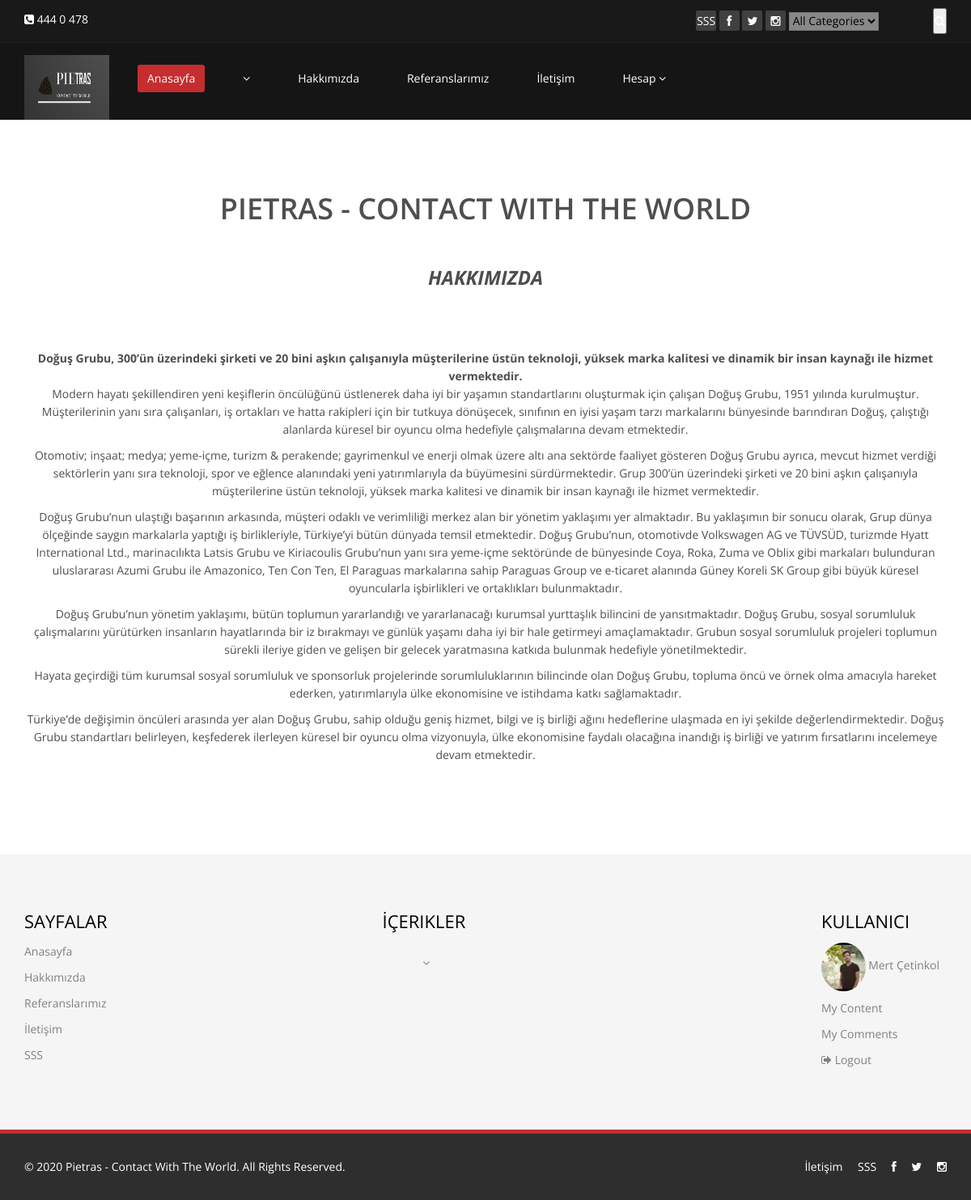
Page /hakkimizda (signed in) on the committed database.
### Home/models.py (models this page shows, shortened)
class Setting(models.Model):
    STATUS =(
        ('True', 'Evet'),
        ('False', 'Hayır'),
    )
    title = models.CharField(max_length=150)
    keywords = models.CharField(max_length=200)
    description = models.CharField(max_length=200)
    company = models.CharField(max_length=50)
    address = models.CharField(blank=True, max_length=150)
    phone = models.CharField(blank=True,max_length=15)
    fax = models.CharField(blank=True, max_length=15)
    email = models.CharField(blank=True, max_length=50)
    map = models.TextField(blank=True)
    smtpserver = models.CharField(blank=True, max_length=20)
    smtpemail = models.CharField(blank=True, max_length=20)
    smtppassword = models.CharField(blank=True, max_length=20)
    smtpport = models.CharField(blank=True, max_length=5)
    icon = models.ImageField(blank=True, upload_to='images/')
    facebook = models.CharField(max_length=50)
    twitter = models.CharField(max_length=50)
    instagram = models.CharField(max_length=50)
    aboutus = RichTextUploadingField(blank=True)
    contactus = RichTextUploadingField(blank=True)
    references = RichTextUploadingField(blank=True)
    status = models.CharField(max_length=10, choices=STATUS)
    created_at = models.DateTimeField(auto_now_add=True)
    updated_at = models.DateTimeField(auto_now=True)

class UserProfile(models.Model):
    user = models.OneToOneField(User, on_delete=models.CASCADE)
    phone = models.CharField(max_length=15)
    adress = models.CharField(max_length=150)
    city = models.CharField(max_length=150)
    country = models.CharField(max_length=150)
    image = models.ImageField(blank=True, upload_to='images/users/')
    def image_tag(self):
        return mark_safe('<img src="{}" height="50"/>'.format(self.image.url))
    image_tag.short_description = 'Image'

### Home/views.py (the view)
# urls.py: path('hakkimizda', views.hakkimizda, name='hakkimizda'),
def hakkimizda(request):
    category = Category.objects.all()
    setting = Setting.objects.get(pk=1)
    context = {'setting': setting,
               'category': category,
               }
    return render(request, 'hakkimizda.html', context)

### Home/templates/hakkimizda.html (shortened to what this page needs)
{% extends 'homebase.html' %}
{% load static %}
{% block body%}
 <section id="error" class="container text-center">
    <h1>{{ setting.company |safe }}</h1><br><br>
        {{ setting.aboutus |safe }}
    </section>
{% endblock %}

### Home/templates/header.html (shortened to what this page needs)
{% load static %}
<header id="header">
    <div class="top-bar">
        <div class="container">
            <div class="row">
                <div class="col-sm-6 col-xs-4">
                    <div class="top-number"><p><i class="fa fa-phone-square"></i>  {{ setting.phone}}</p></div>
                </div>
                <div class="col-sm-6 col-xs-8">
                    <div class="social">
                        <ul class="social-share">
                            <li><a href="/SSS"> SSS</a></li>
                            <li><a href="{{ setting.facebook}}"><i class="fa fa-facebook"></i></a></li>
                            <li><a href="{{ setting.twitter}}"><i class="fa fa-twitter"></i></a></li>
                            <li><a href="{{ setting.instagram}}"><i class="fa fa-instagram"></i></a></li>
                        </ul>
                        <div class="search">
                            <form role="form" action="/search/" method="post">
                                {% load mptt_tags %}
                                <select style="background-color: #888888" name="catid" class="input search">
                                    <option value="0"> All Categories</option>
                                </select>
                                <input id="query" name="query" type="text" class="search-form" autocomplete="off" placeholder="Enter your Keywords">
                                <button class="search-btn"><i class="fa fa-search"></i></button>
                            </form>
                        </div>
                    </div>
                </div>
            </div>
        </div>
    </div>
    <nav class="navbar navbar-inverse" role="banner">
        <div class="container">
            <div class="navbar-header">
                <a class="navbar-brand" href="/"><img src="{% static 'images/logom1.png' %}" style="height: 60pt;width: 105px;" alt="logo"></a>
                <ul class="nav navbar-nav">
                    <li class="active"><a href="/">Anasayfa</a></li>
                    {% load mptt_tags %}
                    {% recursetree category %}
                        <li class="dropdown">
                            <a href="/category/{{ node.id }}/{{ node.slug }}" {% if not node.is_leaf_node %} class="dropdown" {% endif %}>{{ node.title }}  {% if not node.is_leaf_node %}<i class="fa fa-angle-down"></i>{% endif %}</a>
                        </li>
                    {% endrecursetree %}
                    <li><a href="/hakkimizda">Hakkımızda</a></li>
                    <li><a href="/referanslar">Referanslarımız</a></li>
                    <li><a href="/iletisim">İletişim</a></li>
                    {% if user.id is not None %}
                        <li class="dropdown">
                            <a href="#" class="dropdown-toggle" data-toggle="dropdown">Hesap  <i class="fa fa-angle-down"></i></a>
                        </li>
                    {% endif %}
                </ul>
            </div>
        </div>
    </nav>
</header>

### Home/templates/footer.html (shortened to what this page needs)
{% load static %}
<section id="bottom">
    <div class="container wow fadeInDown" data-wow-duration="1000ms" data-wow-delay="600ms">
        <div class="row">
            <div class="col-md-3 col-sm-8">
                <div class="widget">
                    <h3>Sayfalar</h3>
                    <ul>
                        <li class="active"><a href="/">Anasayfa</a></li>
                        <li><a href="/hakkimizda">Hakkımızda</a></li>
                        <li><a href="/referanslar">Referanslarımız</a></li>
                        <li><a href="/iletisim">İletişim</a></li>
                        <li><a href="/SSS"> SSS</a></li>
                    </ul>
                </div>
            </div>
            <div class="col-md-3 col-sm-8" style="margin-left: 150px">
                <div class="widget">
                    <h3>İçerikler</h3>
                    <ul class="nav navbar-nav">
                        {% load mptt_tags %}
                        {% recursetree category %}
                            <li class="dropdown">
                                <a href="/category/{{ node.id }}/{{ node.slug }}" {% if not node.is_leaf_node %} class="dropdown" {% endif %}>{{ node.title }}  {% if not node.is_leaf_node %}<i class="fa fa-angle-down"></i>{% endif %}</a>
                            </li>
                        {% endrecursetree %}
                </div>
            </div>
            <div style="margin-left: 1000px">
                <div class="widget">
                    <h3>Kullanıcı</h3>
                    {% if user.id is not None %}
                        <ul >
                            <li><a href="/user"><img src="{{ user.userprofile.image.url}}" height="60px" class="img-circle"> {{user.first_name}} {{user.last_name}} </a></li>
                            <li><a href="/user/mynews">My Content </a></li>
                            <li><a href="/user/comments/">My Comments </a></li>
                            <li><a href="/logout/"><i class="fa fa-sign-out"> </i>  Logout</a></li>
                        </ul>
                    {% else %}
                        <ul >
                            <li><a href="/login/"><i class="fa fa-unlock"> </i>  Login</a></li>
                            <li><a href="/register/"><i class="fa fa-sign-in"> </i>  Sign up</a></li>
                        </ul>
                    {% endif %}
                </div>
            </div>
        </div>
    </div>
</section>
<footer id="footer" class="midnight-blue">
    <div class="container">
        <div class="row">
            <div class="col-sm-6">
                &copy; 2020 <a target="_blank" href="/hakkimizda" title="The Best Content Producer Web Site of the World!">{{setting.company}}</a>. All Rights Reserved.
            </div>
            <div class="col-sm-6">
                <ul class="pull-right">
                    <li><a href="/iletisim">İletişim</a></li>
                    <li><a href="/SSS">SSS</a></li>
                    <li><a href="{{ setting.facebook}}"><i class="fa fa-facebook"></i></a></li>
                    <li><a href="{{ setting.twitter}}"><i class="fa fa-twitter"></i></a></li>
                    <li><a href="{{ setting.instagram}}"><i class="fa fa-instagram"></i></a></li>
                </ul>
            </div>
        </div>
    </div>
</footer>

### Home/static/css/main.css (style rules this page uses)
body { background: #fff; font-family: 'Open Sans', sans-serif; color:#4e4e4e; line-height: 22px; }
h1, h2, h3, h4, h5, h6 { font-weight: 600; font-family: 'Open Sans', sans-serif; color:#4e4e4e; }
h1 { font-size: 36px; color:#fff; }
h3 { font-size: 16px; color: #787878; font-weight: 400; line-height: 24px; }
a { color: #c52d2f; -webkit-transition: color 300ms, background-color 300ms; -moz-transition: color 300ms, background-color 300ms; -o-transition: color 300ms, background-color 300ms; transition: color 300ms, background-color 300ms; }
body > section { padding: 70px 0; }
#header .search { display: inline-block; }
.navbar>.container .navbar-brand { margin-left: 0; }
.top-bar { padding: 10px 0; background: #191919; border-bottom: 1px solid #222; line-height: 28px; }
.top-number { color: #fff; }
.top-number p { margin: 0 }
.social { text-align: right; }
.social-share { display: inline-block; list-style: none; padding: 0; margin: 0; }
ul.social-share li { display: inline-block; }
ul.social-share li a { display: inline-block; color: #fff; background: #404040; width: 25px; height: 25px; line-height: 25px; text-align: center; border-radius: 2px; }
.search i { color: #fff; }
input.search-form { background: transparent; border: 0 none; width: 60px; padding: 0 10px; color: #FFF; -webkit-transition: all 400ms; -moz-transition: all 400ms; -ms-transition: all 400ms; -o-transition: all 400ms; transition: all 400ms; }
.navbar-brand { padding: 0; margin:0; }
.navbar { border-radius: 0; margin-bottom: 0; background: #151515; padding: 15px 0; padding-bottom: 0; }
.navbar-nav { margin-top: 12px; }
.navbar-nav>li { margin-left: 35px; padding-bottom: 28px; }
.navbar-inverse .navbar-nav > li > a { padding: 5px 12px; margin: 0; border-radius: 3px; color: #fff; line-height: 24px; display: inline-block; }
.navbar-inverse { border: none; }
.navbar-inverse .navbar-brand { font-size: 36px; line-height: 50px; color: #fff; }
.navbar-inverse .navbar-nav > .active > a, .navbar-inverse .navbar-nav > .active > a:hover, .navbar-inverse .navbar-nav > .active > a:focus, .navbar-inverse .navbar-nav > .open > a, .navbar-inverse .navbar-nav > .open > a:hover, .navbar-inverse .navbar-nav > .open > a:focus { background-color: #c52d2f; color: #fff; }
.widget { margin-bottom: 60px; padding-left: 0; }
.widget h3 { color: #000; text-transform: uppercase; margin-bottom: 20px; }
#error h1 { color: #4e4e4e; text-transform: uppercase; }
#bottom { background: #f5f5f5; border-bottom: 5px solid #c52d2f; font-size: 14px; }
#bottom h3 { margin-top: 0; margin-bottom: 10px; text-transform: uppercase; font-size:22px; color: #000; }
#bottom ul { list-style: none; padding: 0; margin: 0; }
#bottom ul li { display: block; padding: 5px 0; }
#bottom ul li a { color: #808080; }
#bottom .widget { margin-bottom: 0; }
#footer { padding-top: 30px; padding-bottom: 30px; color: #fff; background: #2e2e2e; }
#footer a { color: #fff; }
#footer ul { list-style: none; padding: 0; margin: 0; }
#footer ul > li { display: inline-block; margin-left: 15px; }

### rows in the picture
Setting: phone "444 0 478", company "PIETRAS - CONTACT WITH THE WORLD", aboutus "HAKKIMIZDA Doğuş Grubu, 300’ün üzerindeki şirketi ve 20 bini aşkın çalışanıyla müşterilerine üstün teknoloji, yüksek marka kalitesi ve dinamik bir insan kaynağı ile hizmet vermektedir. Modern hayatı şekillendiren yeni keşiflerin öncülüğünü üstlenerek daha iyi bir yaşamın standartlarını oluşturmak için çalışan Doğuş Grubu, 1951 yılında kurulmuştur. Müşterilerinin yanı sıra çalışanları, iş ortakları ve hatta rakipleri için bir tutkuya dönüşecek, sınıfının en iyisi yaşam tarzı markalarını bünyesinde barındıran Doğuş, çalıştığı alanlarda küresel bir oyuncu olma hedefiyle çalışmalarına devam etmektedir. Otomotiv; inşaat; medya; yeme-içme, turizm & perakende; gayrimenkul ve enerji olmak üzere…", company "Pietras - Contact With The World"

### other values in the picture
{{ user.first_name }} "Mert"
{{ user.last_name }} "Çetinkol"
